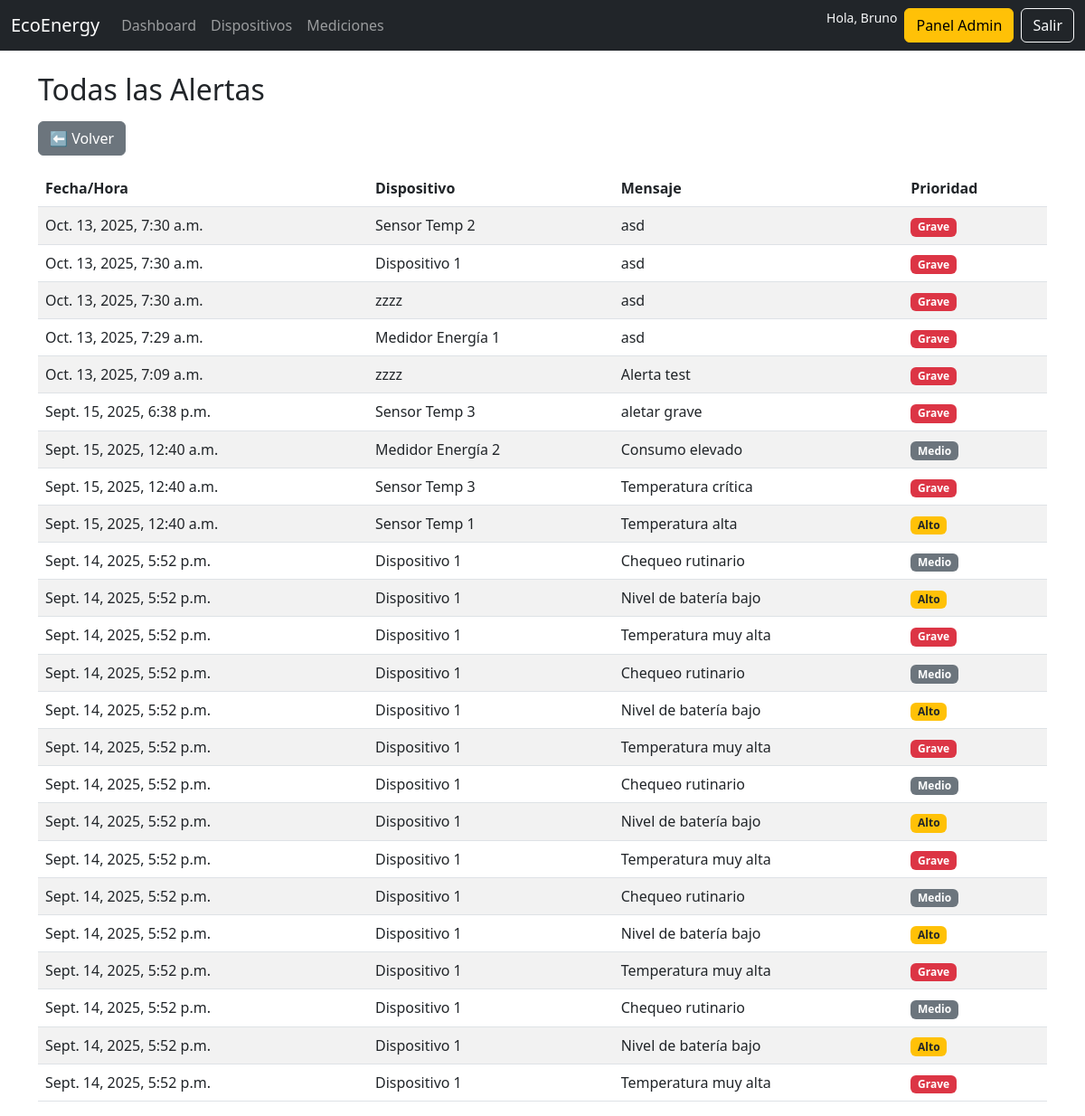
Screenshot of /alerts/ (signed in) with the database file from the repository.
### core/models.py (models this page shows, shortened)
class Alert(models.Model):
    PRIORITY_CHOICES = [
        ("grave", "Grave"),
        ("alto", "Alto"),
        ("medio", "Mediano"),
    ]
    device = models.ForeignKey("Device", on_delete=models.CASCADE)
    message = models.TextField()
    priority = models.CharField(max_length=10, choices=PRIORITY_CHOICES, default="medio")
    created_at = models.DateTimeField(auto_now_add=True)

class Device(models.Model):
    name = models.CharField(max_length=100)
    category = models.ForeignKey(Category, on_delete=models.CASCADE)
    zone = models.ForeignKey(Zone, on_delete=models.CASCADE)
    organization = models.ForeignKey(Organization, on_delete=models.CASCADE)
    created_at = models.DateTimeField(auto_now_add=True)
    updated_at = models.DateTimeField(auto_now=True)
    deleted_at = models.DateTimeField(null=True, blank=True)
    class Meta:
        constraints = [
            models.UniqueConstraint(fields=["organization", "name"], name="uniq_device_name_per_org"),
        ]
        ordering = ("name",)  # orden por defecto útil en admin/listas

### core/views.py (the view)
# urls.py: path("alerts/", views.alert_list, name="alert_list"),
@login_required
def alert_list(request):
    if not _require_org_or_redirect(request):
        return redirect("no_org")
    org = _user_org_or_none(request.user)
    alerts = Alert.objects.select_related("device").order_by("-created_at")
    if org:
        alerts = alerts.filter(device__organization=org)
    return render(request, "core/alert_list.html", {"alerts": alerts})

### core/views.py (called while the page is built)
def _require_org_or_redirect(request):
    if request.user.is_superuser:
        return True
    return hasattr(request.user, "account") and request.user.account.organization is not None

def _user_org_or_none(user):
    if user.is_superuser:
        return None
    acc = getattr(user, "account", None)
    return acc.organization if acc else None

### core/templates/core/alert_list.html
{% extends "base.html" %}
{% block content %}
<div class="container mt-4">
  <h2 class="mb-3">Todas las Alertas</h2>
  <a href="javascript:history.back()" class="btn btn-secondary mb-3">⬅ Volver</a>
  <table class="table table-striped">
    <thead>
      <tr>
        <th>Fecha/Hora</th>
        <th>Dispositivo</th>
        <th>Mensaje</th>
        <th>Prioridad</th>
      </tr>
    </thead>
    <tbody>
      {% for a in alerts %}
      <tr>
        <td>{{ a.created_at }}</td>
        <td>{{ a.device.name }}</td>
        <td>{{ a.message }}</td>
        <td>
          {% if a.priority == "grave" %}
            <span class="badge bg-danger">Grave</span>
          {% elif a.priority == "alto" %}
            <span class="badge bg-warning text-dark">Alto</span>
          {% elif a.priority == "medio" %}
            <span class="badge bg-secondary">Medio</span>
          {% else %}
            <span class="badge bg-light text-dark">{{ a.priority }}</span>
          {% endif %}
        </td>
      </tr>
      {% empty %}
      <tr><td colspan="4">No hay alertas registradas</td></tr>
      {% endfor %}
    </tbody>
  </table>
</div>
{% endblock %}

### core/templates/base.html (shortened to what this page needs)
<!DOCTYPE html>
<html lang="en">
<head>
  <link href="https://cdn.jsdelivr.net/npm/bootstrap@5.3.0/dist/css/bootstrap.min.css" rel="stylesheet">
</head>
<body>
  <nav class="navbar navbar-expand-lg navbar-dark bg-dark">
    <div class="container-fluid">
      <a class="navbar-brand" href="{% url 'dashboard' %}">EcoEnergy</a>
      <div class="collapse navbar-collapse" id="navbarNav">
        <ul class="navbar-nav me-auto mb-2 mb-lg-0">
          <li class="nav-item">
            <a class="nav-link" href="{% url 'dashboard' %}">Dashboard</a>
          </li>
          <li class="nav-item">
            <a class="nav-link" href="{% url 'device_list' %}">Dispositivos</a>
          </li>
          <li class="nav-item">
            <a class="nav-link" href="{% url 'measurement_list' %}">Mediciones</a>
          </li>
        </ul>
        <div class="d-flex">
          {% if user.is_authenticated %}
            <span class="text-light me-2 small">Hola, {{ user.username }}</span>
            {% if user.is_staff %}
  <a href="/admin/" class="btn btn-warning me-2">Panel Admin</a>
{% endif %}
            <a href="{% url 'logout' %}" class="btn btn-outline-light">Salir</a>
          {% else %}
            <a href="{% url 'login' %}" class="btn btn-outline-light me-2">Iniciar sesión</a>
            <a href="{% url 'register' %}" class="btn btn-light">Registrarse</a>
          {% endif %}
        </div>
      </div>
    </div>
  </nav>
  <main>
    {% block content %}{% endblock %}
  </main>
</body>
</html>

### rows the page displays
Alert: created_at "Oct. 13, 2025, 7:30 a.m.", device.name "Sensor Temp 2", message "asd", priority "Grave"
Alert: created_at "Oct. 13, 2025, 7:30 a.m.", device.name "Dispositivo 1", message "asd", priority "Grave"
Alert: created_at "Oct. 13, 2025, 7:30 a.m.", device.name "zzzz", message "asd", priority "Grave"
Alert: created_at "Oct. 13, 2025, 7:29 a.m.", device.name "Medidor Energía 1", message "asd", priority "Grave"
Alert: created_at "Oct. 13, 2025, 7:09 a.m.", device.name "zzzz", message "Alerta test", priority "Grave"
Alert: created_at "Sept. 15, 2025, 6:38 p.m.", device.name "Sensor Temp 3", message "aletar grave", priority "Grave"
Alert: created_at "Sept. 15, 2025, 12:40 a.m.", device.name "Medidor Energía 2", message "Consumo elevado", priority "Medio"
Alert: created_at "Sept. 15, 2025, 12:40 a.m.", device.name "Sensor Temp 3", message "Temperatura crítica", priority "Grave"
Alert: created_at "Sept. 15, 2025, 12:40 a.m.", device.name "Sensor Temp 1", message "Temperatura alta", priority "Alto"
Alert: created_at "Sept. 14, 2025, 5:52 p.m.", device.name "Dispositivo 1", message "Chequeo rutinario", priority "Medio"
Alert: created_at "Sept. 14, 2025, 5:52 p.m.", device.name "Dispositivo 1", message "Nivel de batería bajo", priority "Alto"
Alert: created_at "Sept. 14, 2025, 5:52 p.m.", device.name "Dispositivo 1", message "Temperatura muy alta", priority "Grave"
Alert: created_at "Sept. 14, 2025, 5:52 p.m.", device.name "Dispositivo 1", message "Chequeo rutinario", priority "Medio"
Alert: created_at "Sept. 14, 2025, 5:52 p.m.", device.name "Dispositivo 1", message "Nivel de batería bajo", priority "Alto"
Alert: created_at "Sept. 14, 2025, 5:52 p.m.", device.name "Dispositivo 1", message "Temperatura muy alta", priority "Grave"
Alert: created_at "Sept. 14, 2025, 5:52 p.m.", device.name "Dispositivo 1", message "Chequeo rutinario", priority "Medio"
Alert: created_at "Sept. 14, 2025, 5:52 p.m.", device.name "Dispositivo 1", message "Nivel de batería bajo", priority "Alto"
Alert: created_at "Sept. 14, 2025, 5:52 p.m.", device.name "Dispositivo 1", message "Temperatura muy alta", priority "Grave"
Alert: created_at "Sept. 14, 2025, 5:52 p.m.", device.name "Dispositivo 1", message "Chequeo rutinario", priority "Medio"
Alert: created_at "Sept. 14, 2025, 5:52 p.m.", device.name "Dispositivo 1", message "Nivel de batería bajo", priority "Alto"
Alert: created_at "Sept. 14, 2025, 5:52 p.m.", device.name "Dispositivo 1", message "Temperatura muy alta", priority "Grave"
Alert: created_at "Sept. 14, 2025, 5:52 p.m.", device.name "Dispositivo 1", message "Chequeo rutinario", priority "Medio"
Alert: created_at "Sept. 14, 2025, 5:52 p.m.", device.name "Dispositivo 1", message "Nivel de batería bajo", priority "Alto"
Alert: created_at "Sept. 14, 2025, 5:52 p.m.", device.name "Dispositivo 1", message "Temperatura muy alta", priority "Grave"

### other values shown
{{ user.username }} "Bruno"
